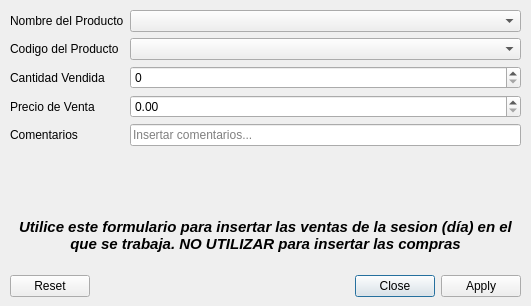
<?xml version="1.0" encoding="UTF-8"?>
<ui version="4.0">
 <class>Dialog_sales_form</class>
 <widget class="QDialog" name="Dialog_sales_form">
  <property name="windowModality">
   <enum>Qt::ApplicationModal</enum>
  </property>
  <property name="geometry">
   <rect>
    <x>0</x>
    <y>0</y>
    <width>531</width>
    <height>306</height>
   </rect>
  </property>
  <property name="windowTitle">
   <string>Formulario de Ventas</string>
  </property>
  <property name="windowIcon">
   <iconset>
    <normaloff>icon.png</normaloff>icon.png</iconset>
  </property>
  <property name="modal">
   <bool>false</bool>
  </property>
  <widget class="QDialogButtonBox" name="buttonBox">
   <property name="geometry">
    <rect>
     <x>10</x>
     <y>270</y>
     <width>511</width>
     <height>32</height>
    </rect>
   </property>
   <property name="orientation">
    <enum>Qt::Horizontal</enum>
   </property>
   <property name="standardButtons">
    <set>QDialogButtonBox::Apply|QDialogButtonBox::Close|QDialogButtonBox::Reset</set>
   </property>
  </widget>
  <widget class="QWidget" name="verticalLayoutWidget_5">
   <property name="geometry">
    <rect>
     <x>10</x>
     <y>10</y>
     <width>511</width>
     <height>251</height>
    </rect>
   </property>
   <layout class="QVBoxLayout" name="verticalLayout_5">
    <item>
     <layout class="QFormLayout" name="formLayout_sales">
      <item row="0" column="0">
       <widget class="QLabel" name="nombreDelProductoLabel">
        <property name="text">
         <string>Nombre del Producto</string>
        </property>
       </widget>
      </item>
      <item row="0" column="1">
       <widget class="QComboBox" name="nombreDelProductoComboBox"/>
      </item>
      <item row="1" column="0">
       <widget class="QLabel" name="codigoDelProductoLabel">
        <property name="text">
         <string>Codigo del Producto</string>
        </property>
       </widget>
      </item>
      <item row="1" column="1">
       <widget class="QComboBox" name="codigoDelProductoComboBox"/>
      </item>
      <item row="2" column="0">
       <widget class="QLabel" name="cantidadVendidaLabel">
        <property name="text">
         <string>Cantidad Vendida</string>
        </property>
       </widget>
      </item>
      <item row="2" column="1">
       <widget class="QSpinBox" name="cantidadVendidaSpinBox"/>
      </item>
      <item row="3" column="0">
       <widget class="QLabel" name="precioDeVentaLabel">
        <property name="text">
         <string>Precio de Venta</string>
        </property>
       </widget>
      </item>
      <item row="3" column="1">
       <widget class="QDoubleSpinBox" name="precioDeVentaDoubleSpinBox"/>
      </item>
      <item row="4" column="0">
       <widget class="QLabel" name="comentariosLabel">
        <property name="text">
         <string>Comentarios</string>
        </property>
       </widget>
      </item>
      <item row="4" column="1">
       <widget class="QLineEdit" name="comentariosLineEdit">
        <property name="placeholderText">
         <string>Insertar comentarios...</string>
        </property>
        <property name="clearButtonEnabled">
         <bool>false</bool>
        </property>
       </widget>
      </item>
     </layout>
    </item>
    <item>
     <widget class="QLabel" name="label_5">
      <property name="enabled">
       <bool>true</bool>
      </property>
      <property name="sizePolicy">
       <sizepolicy hsizetype="Preferred" vsizetype="Fixed">
        <horstretch>0</horstretch>
        <verstretch>0</verstretch>
       </sizepolicy>
      </property>
      <property name="font">
       <font>
        <pointsize>11</pointsize>
        <weight>75</weight>
        <italic>true</italic>
        <bold>true</bold>
        <stylestrategy>PreferDefault</stylestrategy>
       </font>
      </property>
      <property name="text">
       <string>Utilice este formulario para insertar las ventas de la sesion (día) en el que se trabaja. NO UTILIZAR para insertar las compras</string>
      </property>
      <property name="alignment">
       <set>Qt::AlignCenter</set>
      </property>
      <property name="wordWrap">
       <bool>true</bool>
      </property>
     </widget>
    </item>
   </layout>
  </widget>
 </widget>
 <resources/>
 <connections>
  <connection>
   <sender>buttonBox</sender>
   <signal>accepted()</signal>
   <receiver>Dialog_sales_form</receiver>
   <slot>accept()</slot>
   <hints>
    <hint type="sourcelabel">
     <x>248</x>
     <y>254</y>
    </hint>
    <hint type="destinationlabel">
     <x>157</x>
     <y>274</y>
    </hint>
   </hints>
  </connection>
  <connection>
   <sender>buttonBox</sender>
   <signal>rejected()</signal>
   <receiver>Dialog_sales_form</receiver>
   <slot>reject()</slot>
   <hints>
    <hint type="sourcelabel">
     <x>316</x>
     <y>260</y>
    </hint>
    <hint type="destinationlabel">
     <x>286</x>
     <y>274</y>
    </hint>
   </hints>
  </connection>
 </connections>
</ui>
